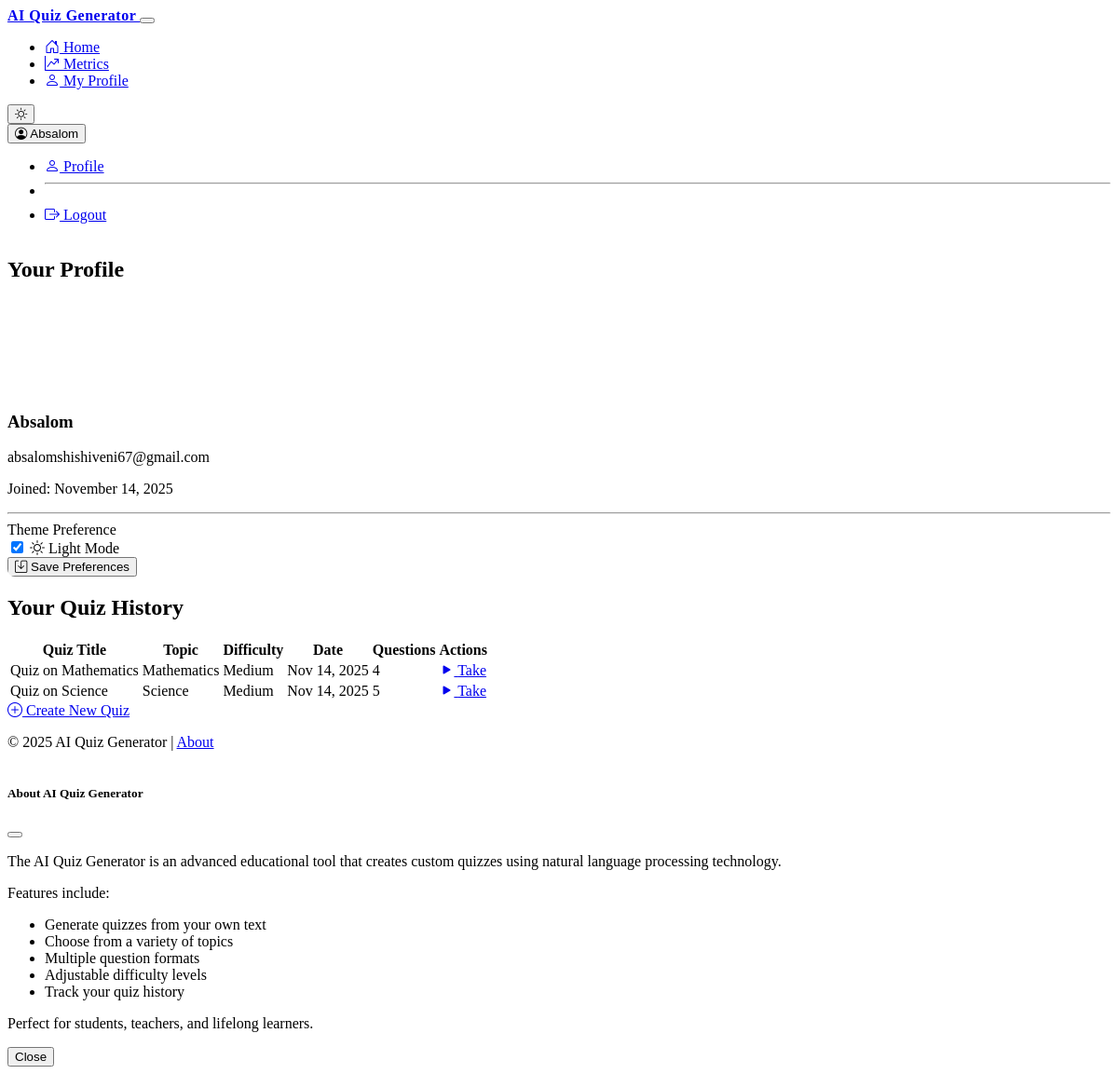
Screenshot of /profile (signed in) with the database file from the repository.
### models.py (models this page shows, shortened)
class User(UserMixin, db.Model):
    __tablename__ = 'users'
    id = db.Column(db.Integer, primary_key=True)
    username = db.Column(db.String(64), unique=True, nullable=False)
    email = db.Column(db.String(120), unique=True, nullable=False)
    password_hash = db.Column(db.String(256), nullable=False)
    theme_preference = db.Column(db.String(20), default='dark')
    created_at = db.Column(db.DateTime, default=datetime.utcnow)
    quizzes = db.relationship('QuizDB', backref='user', lazy=True, cascade="all, delete-orphan")

class QuizDB(db.Model):
    __tablename__ = 'quizzes'
    id = db.Column(db.Integer, primary_key=True)
    user_id = db.Column(db.Integer, db.ForeignKey('users.id'), nullable=False)
    title = db.Column(db.String(200), nullable=False)
    topic = db.Column(db.String(100))
    difficulty = db.Column(db.String(20))  # easy, medium, hard
    created_at = db.Column(db.DateTime, default=datetime.utcnow)
    questions = db.relationship('QuestionDB', backref='quiz', lazy=True, cascade="all, delete-orphan")

### auth.py (the view, shortened to what this page needs)
@auth.route('/profile', methods=['GET', 'POST'])
@login_required
def profile():
    from models import QuizDB
    user_quizzes = QuizDB.query.filter_by(user_id=current_user.id).order_by(
        QuizDB.created_at.desc()).all()
    return render_template('profile.html',
                           user=current_user,
                           quizzes=user_quizzes)

### app.py (called while the page is built)
@login_manager.user_loader
def load_user(user_id):
    from models import User
    return User.query.get(int(user_id))

### templates/profile.html (shortened to what this page needs)
{% extends 'base.html' %}
{% block content %}
<div class="row">
    <div class="col-md-4">
        <div class="card shadow mb-4">
            <div class="card-header bg-primary text-white">
                <h2 class="h4 mb-0">Your Profile</h2>
            </div>
            <div class="card-body">
                <div class="text-center mb-4">
                    <div class="avatar-circle mb-3">
                        <span class="initials">{{ current_user.username[0] | upper }}</span>
                    </div>
                    <h3 class="h5">{{ current_user.username }}</h3>
                    <p class="text-muted">{{ current_user.email }}</p>
                    <p class="text-muted">Joined: {{ current_user.created_at.strftime('%B %d, %Y') }}</p>
                </div>
                <hr>
                <form method="POST" action="{{ url_for('auth.profile') }}">
                    <div class="mb-3">
                        <label class="form-label">Theme Preference</label>
                        <div class="form-check form-switch">
                            <input class="form-check-input" type="checkbox" role="switch"
                                   id="themeSwitch" name="theme" value="light"
                                   {% if user.theme_preference == 'light' %}checked{% endif %}>
                            <label class="form-check-label" for="themeSwitch">
                                <span id="themeSwitchLabel">
                                    {% if user.theme_preference == 'light' %}
                                    <i class="bi bi-sun"></i> Light Mode
                                    {% else %}
                                    <i class="bi bi-moon"></i> Dark Mode
                                    {% endif %}
                                </span>
                            </label>
                        </div>
                    </div>
                    <button type="submit" class="btn btn-primary">
                        <i class="bi bi-save me-1"></i> Save Preferences
                    </button>
                </form>
            </div>
        </div>
    </div>
    <div class="col-md-8">
        <div class="card shadow">
            <div class="card-header bg-info text-white">
                <h2 class="h4 mb-0">Your Quiz History</h2>
            </div>
            <div class="card-body">
                <div class="table-responsive">
                    <table class="table table-hover">
                        <thead>
                            <tr>
                                <th>Quiz Title</th>
                                <th>Topic</th>
                                <th>Difficulty</th>
                                <th>Date</th>
                                <th>Questions</th>
                                <th>Actions</th>
                            </tr>
                        </thead>
                        <tbody>
                            {% if quizzes %}
                                {% for quiz in quizzes %}
                                <tr>
                                    <td>{{ quiz.title }}</td>
                                    <td>{{ quiz.topic }}</td>
                                    <td>
                                        <span class="badge {% if quiz.difficulty == 'easy' %}bg-success{% elif quiz.difficulty == 'hard' %}bg-danger{% else %}bg-warning{% endif %}">
                                            {{ quiz.difficulty | capitalize }}
                                        </span>
                                    </td>
                                    <td>{{ quiz.created_at.strftime('%b %d, %Y') }}</td>
                                    <td>{{ quiz.questions | length }}</td>
                                    <td>
                                        <a href="#" class="btn btn-sm btn-primary load-quiz" data-id="{{ quiz.id }}">
                                            <i class="bi bi-play-fill"></i> Take
                                        </a>
                                    </td>
                                </tr>
                                {% endfor %}
                            {% endif %}
                        </tbody>
                    </table>
                </div>
            </div>
            <div class="card-footer">
                <a href="{{ url_for('main.index') }}" class="btn btn-success">
                    <i class="bi bi-plus-circle me-1"></i> Create New Quiz
                </a>
            </div>
        </div>
    </div>
</div>
{% endblock %}

### templates/base.html (shortened to what this page needs)
<!DOCTYPE html>
<html lang="en" data-bs-theme="{{ theme }}">
<head>
    <link rel="stylesheet" href="https://cdn.replit.com/agent/bootstrap-agent-dark-theme.min.css">
    <link rel="stylesheet" href="https://cdn.jsdelivr.net/npm/bootstrap-icons@1.10.0/font/bootstrap-icons.css">
    <link rel="stylesheet" href="{{ url_for('static', filename='css/style.css') }}">
</head>
<body>
    <nav class="navbar navbar-expand-lg navbar-dark bg-dark">
        <div class="container">
            <a class="navbar-brand" href="{{ url_for('main.index') }}">
                AI Quiz Generator
            </a>
            <button class="navbar-toggler" type="button" data-bs-toggle="collapse" data-bs-target="#navbarNav"
                    aria-controls="navbarNav" aria-expanded="false" aria-label="Toggle navigation">
            </button>
            <div class="collapse navbar-collapse" id="navbarNav">
                <ul class="navbar-nav me-auto mb-2 mb-lg-0">
                    <li class="nav-item">
                        <a class="nav-link {% if request.path == url_for('main.index') %}active{% endif %}"
                           href="{{ url_for('main.index') }}">
                            <i class="bi bi-house-door me-1"></i> Home
                        </a>
                    </li>
                    {% if current_user.is_authenticated %}
                    <li class="nav-item">
                        <a class="nav-link {% if request.path == url_for('main.metrics') %}active{% endif %}"
                           href="{{ url_for('main.metrics') }}">
                            <i class="bi bi-graph-up-arrow me-1"></i> Metrics
                        </a>
                    </li>
                    {% endif %}
                    {% if current_user.is_authenticated %}
                    <li class="nav-item">
                        <a class="nav-link {% if request.path == url_for('auth.profile') %}active{% endif %}"
                           href="{{ url_for('auth.profile') }}">
                            <i class="bi bi-person me-1"></i> My Profile
                        </a>
                    </li>
                    {% endif %}
                </ul>
                <div class="d-flex align-items-center">
                    <button id="themeToggle" class="btn btn-outline-light me-3">
                    </button>
                    {% if current_user.is_authenticated %}
                    <div class="dropdown">
                        <button class="btn btn-outline-light dropdown-toggle" type="button" id="userDropdown"
                                data-bs-toggle="dropdown" aria-expanded="false">
                            <i class="bi bi-person-circle me-1"></i> {{ current_user.username }}
                        </button>
                        <ul class="dropdown-menu dropdown-menu-end" aria-labelledby="userDropdown">
                            <li>
                                <a class="dropdown-item" href="{{ url_for('auth.profile') }}">
                                    <i class="bi bi-person me-2"></i> Profile
                                </a>
                            </li>
                            <li><hr class="dropdown-divider"></li>
                            <li>
                                <a class="dropdown-item" href="{{ url_for('auth.logout') }}">
                                    <i class="bi bi-box-arrow-right me-2"></i> Logout
                                </a>
                            </li>
                        </ul>
                    </div>
                    {% endif %}
                </div>
            </div>
        </div>
    </nav>
    <div class="container mt-4">
        {% block content %}
        {% endblock %}
    </div>
    <footer class="bg-dark text-center text-white py-3 mt-5">
        <div class="container">
            <p class="mb-0">© 2025 AI Quiz Generator | <a href="#" id="aboutLink" class="text-light">About</a></p>
        </div>
    </footer>
    <div class="modal fade" id="aboutModal" tabindex="-1" aria-labelledby="aboutModalLabel" aria-hidden="true">
        <div class="modal-dialog">
            <div class="modal-content">
                <div class="modal-header">
                    <h5 class="modal-title" id="aboutModalLabel">About AI Quiz Generator</h5>
                    <button type="button" class="btn-close" data-bs-dismiss="modal" aria-label="Close"></button>
                </div>
                <div class="modal-body">
                    <p>The AI Quiz Generator is an advanced educational tool that creates custom quizzes using natural language processing technology.</p>
                    <p>Features include:</p>
                    <ul>
                        <li>Generate quizzes from your own text</li>
                        <li>Choose from a variety of topics</li>
                        <li>Multiple question formats</li>
                        <li>Adjustable difficulty levels</li>
                        <li>Track your quiz history</li>
                    </ul>
                    <p>Perfect for students, teachers, and lifelong learners.</p>
                </div>
                <div class="modal-footer">
                    <button type="button" class="btn btn-secondary" data-bs-dismiss="modal">Close</button>
                </div>
            </div>
        </div>
    </div>
</body>
</html>

### static/css/style.css (style rules this page uses)
:root { --primary-color: #3a86ff; --secondary-color: #8338ec; --success-color: #38b000; --warning-color: #ffbe0b; --danger-color: #ff006e; --info-color: #3a86ff; }
body { min-height: 100vh; display: flex; flex-direction: column; }
footer { margin-top: auto; }
.card { border-radius: 8px; overflow: hidden; transition: transform 0.2s, box-shadow 0.2s; }
.card-header { font-weight: 500; }
.avatar-circle { width: 100px; height: 100px; border-radius: 50%; background-color: var(--bs-primary); color: white; display: flex; align-items: center; justify-content: center; font-size: 2.5rem; margin: 0 auto; }
.initials { font-weight: 500; }
.btn { transition: all 0.2s ease; }
.navbar-brand { font-weight: 600; letter-spacing: 0.5px; }

### rows the page displays
User: username "Absalom", email "absalomshishiveni67@gmail.com", created_at "November 14, 2025", theme_preference "☑"
QuizDB: title "Quiz on Mathematics", topic "Mathematics", difficulty "Medium", created_at "Nov 14, 2025", questions|length "4"
QuizDB: title "Quiz on Science", topic "Science", difficulty "Medium", created_at "Nov 14, 2025", questions|length "5"
